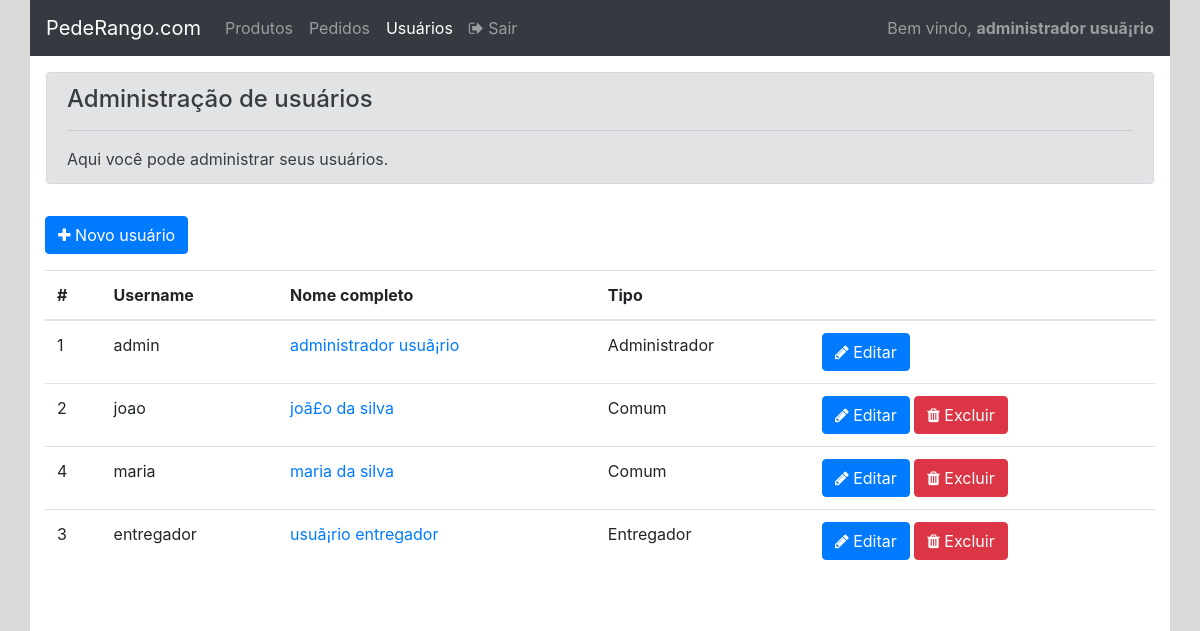
/admin/usuario_listar.php (signed in), run on an earlier commit of the app's database.
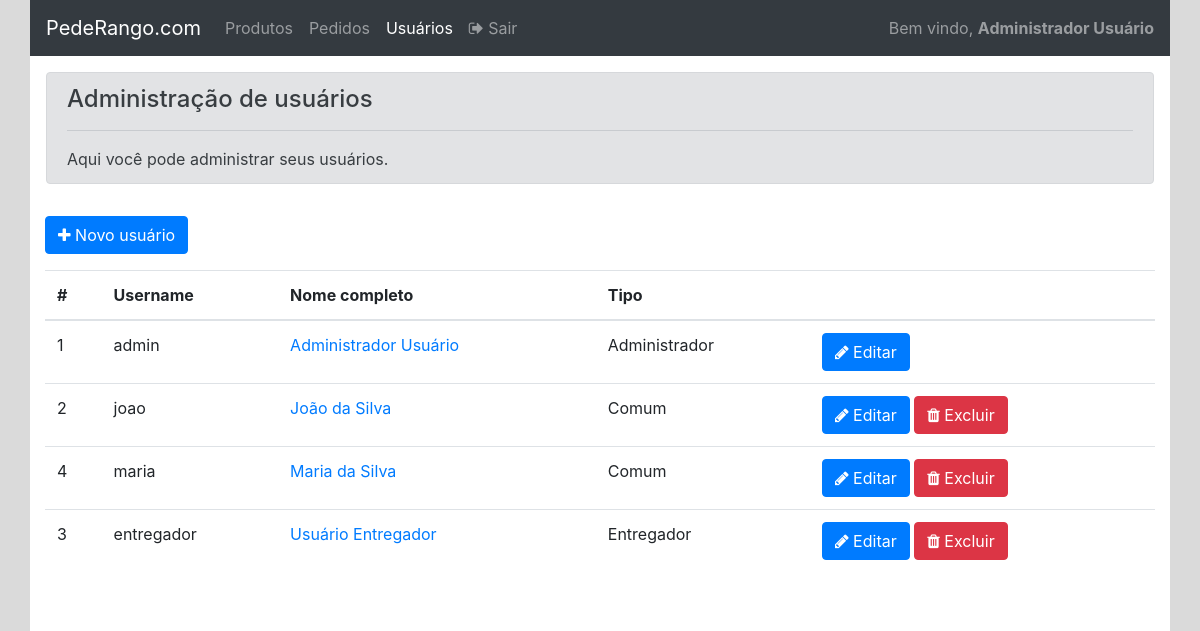
And on a later commit of the database.
### tables this page shows
create table usuarios_tb(
    codigo_usuario int(10) not null primary key auto_increment,

    username varchar(20) not null,
    nome_completo text not null,
    endereco text not null,
    estado_cod int(10),
    cidade_cod int(10),
    senha varchar(8) not null,
    tipo enum('adm', 'com', 'ent')  
);

### admin/usuario_listar.php (the view, shortened to what the changed rows need)
<?php
require_once '../conexao/conecta.php';
$resultado = mysqli_query($conexao, 'SELECT * FROM usuarios_tb');
if($resultado){
    $limit          = 5;
    $pagina_atual   = isset($_GET['pag']) ? $_GET['pag'] : 1;
    $offset         = $limit * ($pagina_atual - 1);
    $resultado = mysqli_query($conexao, "SELECT * FROM usuarios_tb ORDER BY tipo, username LIMIT $offset, $limit");
    $usuarios = mysqli_fetch_all($resultado, MYSQLI_ASSOC);
}else{
    $usuarios = [];
}
?>
<!DOCTYPE html>
<html lang="pt-br">
<head>
    <link rel="stylesheet" href="https://stackpath.bootstrapcdn.com/font-awesome/4.7.0/css/font-awesome.min.css">
    <link rel="stylesheet" href="https://stackpath.bootstrapcdn.com/bootstrap/4.3.1/css/bootstrap.min.css">
</head>
<body>
    <div id="principal" class="container">
        <div class="row">
            <div class="col-12 p-0">
                <?php require_once 'header.php' ?>
            </div>
        </div>
        <div id="conteudo" class="row">
            <div class="col-12">
                <div class="table-responsive mt-3">
                    <table class="table">
                        <thead>
                            <th>#</th>
                            <th>Username</th>
                            <th>Nome completo</th>
                            <th>Tipo</th>
                            <th colspan="2">&nbsp;</th>
                        </thead>
                        <tbody>
                            <?php foreach($usuarios as $usuario): ?>
                            <?php $usuario = (object) $usuario; ?>
                            <tr>
                                <td><?php print $usuario->codigo_usuario ?></td>
                                <td><?php print $usuario->username ?></td>
                                <td><a href="usuario_alterar.php?id=<?php print $usuario->codigo_usuario ?>"><?php print $usuario->nome_completo ?></a></td>
                                <td>
                                    <?php
                                            switch ($usuario->tipo) {
                                                case 'adm':
                                                    echo 'Administrador';
                                                    break;
                                                case 'com':
                                                    echo 'Comum';
                                                    break;
                                                case 'ent':
                                                    echo 'Entregador';
                                                    break;
                                            }
                                        ?>
                                </td>
                                <td>
                                    <?php if($usuario->codigo_usuario == 1): ?>
                                        <a href="usuario_alterar.php?id=<?php print $usuario->codigo_usuario ?>" class="btn btn-primary"><i class="fa fa-pencil"></i> Editar</a>
                                    <?php else: ?>
                                        <a href="usuario_alterar.php?id=<?php print $usuario->codigo_usuario ?>" class="btn btn-primary"><i class="fa fa-pencil"></i> Editar</a>
                                        <a onclick="return excluir('<?php print $usuario->nome_completo ?>')" href="usuario_excluir.php?id=<?php print $usuario->codigo_usuario ?>" class="btn btn-danger"><i class="fa fa-trash"></i> Excluir</a>
                                    <?php endif; ?>
                                </td>
                            </tr>
                            <?php endforeach; ?>
                        </tbody>
                    </table>
                </div>
            </div>
        </div>
    </div>
</body>
</html>

### admin/header.php (shortened to what the changed rows need)
<nav class="navbar navbar-expand-lg navbar-dark bg-dark">
  <div class="collapse navbar-collapse" id="navbarSupportedContent">
    <?php if(isset($_SESSION['nome_completo'])): ?>
      <span class="navbar-text">
        Bem vindo, <strong><?php print $_SESSION['nome_completo'] ?></strong>
      </span>
    <?php endif;?>
  </div>
</nav>

What changed in the data, as far as the page shows it:
changed usuarios_tb "admin": nome_completo "administrador usuã¡rio" → "Administrador Usuário"
changed usuarios_tb "joao": nome_completo "joã£o da silva" → "João da Silva"
changed usuarios_tb "maria": nome_completo "maria da silva" → "Maria da Silva"
changed usuarios_tb "entregador": nome_completo "usuã¡rio entregador" → "Usuário Entregador"
Also different on the page:
$_SESSION['nome_completo']: "administrador usuã¡rio" → "Administrador Usuário"
